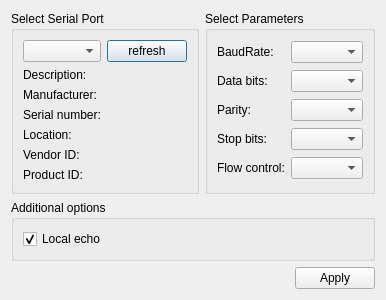
<?xml version="1.0" encoding="UTF-8"?>
<ui version="4.0">
 <class>SerialConfigDialogUI</class>
 <widget class="QDialog" name="SerialConfigDialogUI">
  <property name="geometry">
   <rect>
    <x>0</x>
    <y>0</y>
    <width>380</width>
    <height>291</height>
   </rect>
  </property>
  <property name="windowTitle">
   <string>SerialConfig</string>
  </property>
  <layout class="QGridLayout" name="gridLayout_3">
   <item row="0" column="1">
    <widget class="QGroupBox" name="parametersBox">
     <property name="title">
      <string>Select Parameters</string>
     </property>
     <layout class="QGridLayout" name="gridLayout_2">
      <item row="3" column="1">
       <widget class="QComboBox" name="stopBitsBox"/>
      </item>
      <item row="4" column="0">
       <widget class="QLabel" name="flowControlLabel">
        <property name="text">
         <string>Flow control:</string>
        </property>
       </widget>
      </item>
      <item row="4" column="1">
       <widget class="QComboBox" name="flowControlBox"/>
      </item>
      <item row="0" column="1">
       <widget class="QComboBox" name="baudRateBox"/>
      </item>
      <item row="2" column="0">
       <widget class="QLabel" name="parityLabel">
        <property name="text">
         <string>Parity:</string>
        </property>
       </widget>
      </item>
      <item row="0" column="0">
       <widget class="QLabel" name="baudRateLabel">
        <property name="text">
         <string>BaudRate:</string>
        </property>
       </widget>
      </item>
      <item row="1" column="1">
       <widget class="QComboBox" name="dataBitsBox"/>
      </item>
      <item row="3" column="0">
       <widget class="QLabel" name="stopBitsLabel">
        <property name="text">
         <string>Stop bits:</string>
        </property>
       </widget>
      </item>
      <item row="1" column="0">
       <widget class="QLabel" name="dataBitsLabel">
        <property name="text">
         <string>Data bits:</string>
        </property>
       </widget>
      </item>
      <item row="2" column="1">
       <widget class="QComboBox" name="parityBox"/>
      </item>
     </layout>
    </widget>
   </item>
   <item row="0" column="0">
    <widget class="QGroupBox" name="selectBox">
     <property name="title">
      <string>Select Serial Port</string>
     </property>
     <layout class="QGridLayout" name="gridLayout">
      <item row="4" column="0">
       <widget class="QLabel" name="serialNumberLabel">
        <property name="text">
         <string>Serial number:</string>
        </property>
       </widget>
      </item>
      <item row="5" column="0">
       <widget class="QLabel" name="locationLabel">
        <property name="text">
         <string>Location:</string>
        </property>
       </widget>
      </item>
      <item row="7" column="0">
       <widget class="QLabel" name="pidLabel">
        <property name="text">
         <string>Product ID:</string>
        </property>
       </widget>
      </item>
      <item row="0" column="0">
       <widget class="QComboBox" name="serialPortInfoListBox"/>
      </item>
      <item row="2" column="0">
       <widget class="QLabel" name="descriptionLabel">
        <property name="text">
         <string>Description:</string>
        </property>
       </widget>
      </item>
      <item row="6" column="0">
       <widget class="QLabel" name="vidLabel">
        <property name="text">
         <string>Vendor ID:</string>
        </property>
       </widget>
      </item>
      <item row="3" column="0">
       <widget class="QLabel" name="manufacturerLabel">
        <property name="text">
         <string>Manufacturer:</string>
        </property>
       </widget>
      </item>
      <item row="0" column="1">
       <widget class="QPushButton" name="refreshButton">
        <property name="text">
         <string>refresh</string>
        </property>
       </widget>
      </item>
     </layout>
    </widget>
   </item>
   <item row="2" column="0" colspan="2">
    <layout class="QHBoxLayout" name="horizontalLayout">
     <item>
      <spacer name="horizontalSpacer">
       <property name="orientation">
        <enum>Qt::Horizontal</enum>
       </property>
       <property name="sizeHint" stdset="0">
        <size>
         <width>96</width>
         <height>20</height>
        </size>
       </property>
      </spacer>
     </item>
     <item>
      <widget class="QPushButton" name="applyButton">
       <property name="text">
        <string>Apply</string>
       </property>
      </widget>
     </item>
    </layout>
   </item>
   <item row="1" column="0" colspan="2">
    <widget class="QGroupBox" name="additionalOptionsGroupBox">
     <property name="title">
      <string>Additional options</string>
     </property>
     <layout class="QVBoxLayout" name="verticalLayout">
      <item>
       <widget class="QCheckBox" name="localEchoCheckBox">
        <property name="text">
         <string>Local echo</string>
        </property>
        <property name="checked">
         <bool>true</bool>
        </property>
       </widget>
      </item>
     </layout>
    </widget>
   </item>
  </layout>
 </widget>
 <resources/>
 <connections/>
</ui>
